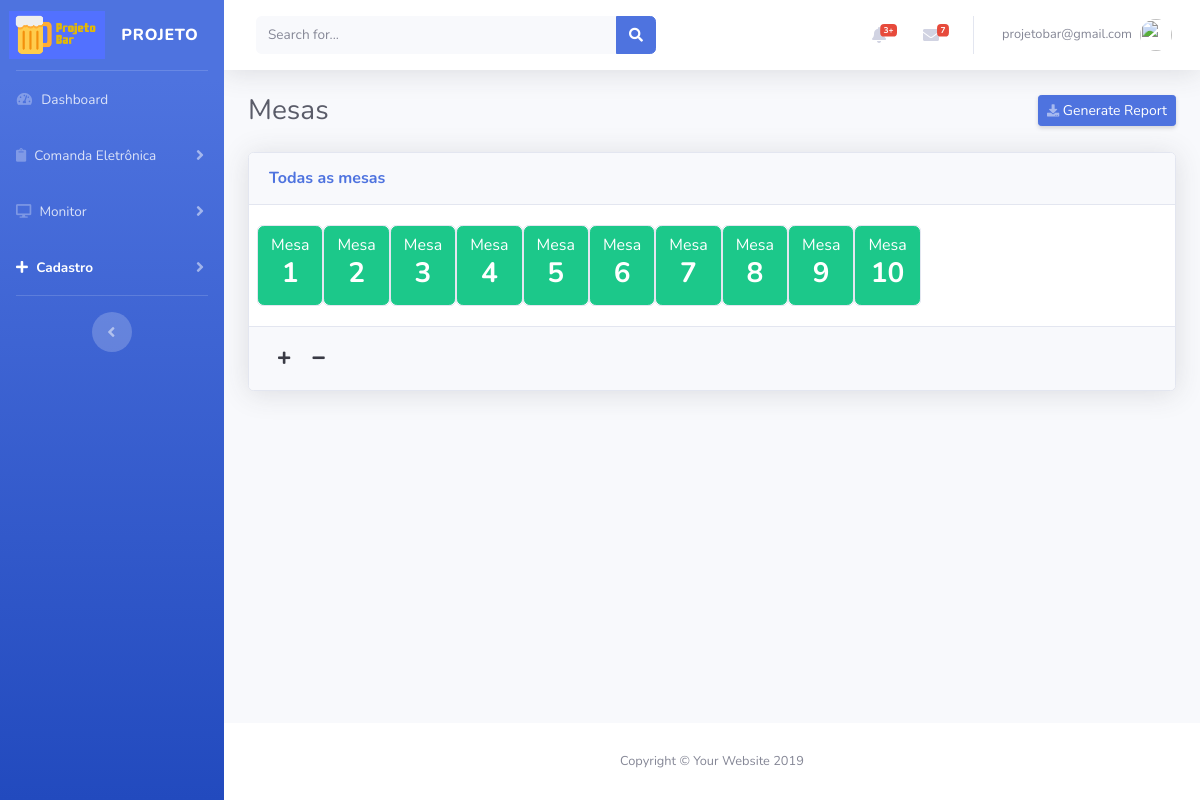
The app's page /views/mesas/Cadastrar.php (signed in), older data.
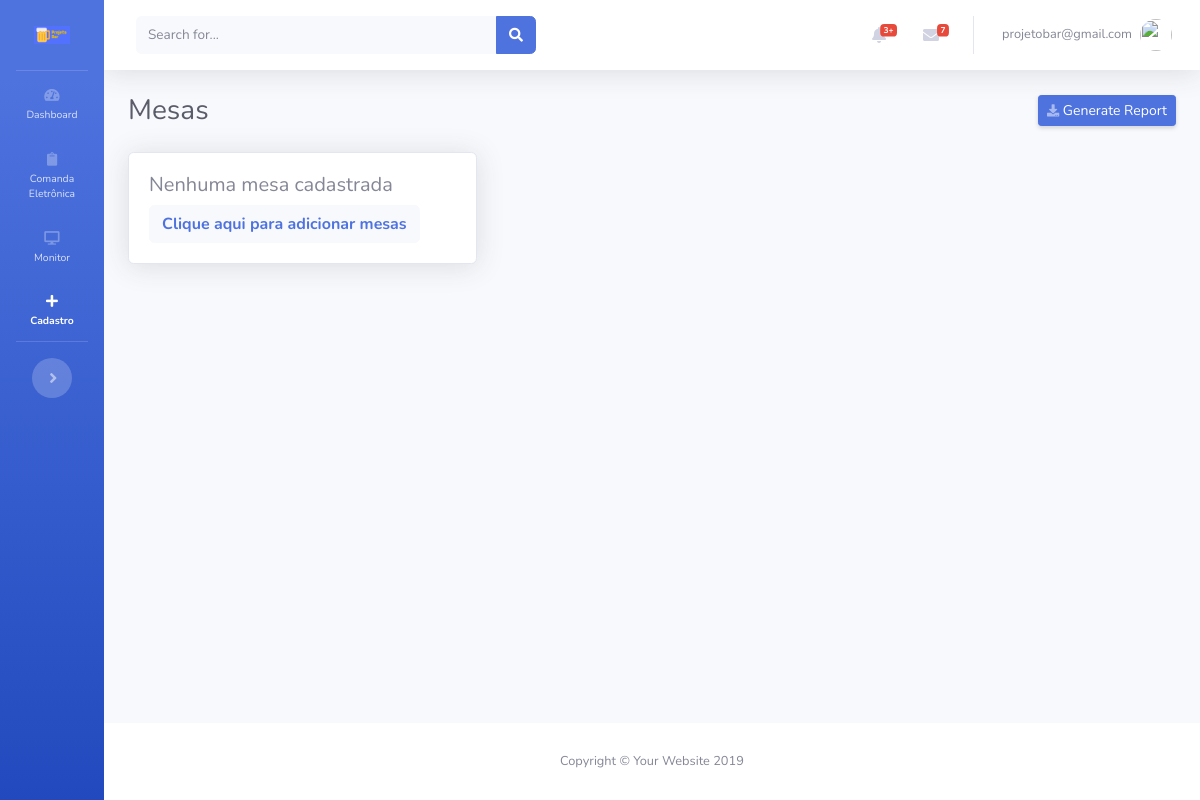
The same page, newer data.
### tables this page shows
CREATE TABLE IF NOT EXISTS `mesas` (
  `id` int(11) NOT NULL AUTO_INCREMENT,
  `num_mesa` int(11) NOT NULL,
  `status` varchar(100) NOT NULL,
  `usuario` int(11) NOT NULL,
  `cadastro` datetime NOT NULL,
  `modificado` datetime NOT NULL,
  PRIMARY KEY (`id`)
);

### config.php (called while the page is built, shortened)
<?php
$app_name= 'PROJETO';
$app_token= 'appbar1';

### controllers/sidebar/ControllerSidebarToggle.php (called while the page is built)
<?php
$sqlCosultaToggle="SELECT * FROM sidebar WHERE id_usuario = '".$_SESSION['id'.$app_token]."' LIMIT 1";
$resultCosultaToggle=mysqli_query($conecta,$sqlCosultaToggle);
$CosultaToggle=mysqli_fetch_assoc($resultCosultaToggle);

### views/mesas/templates/FormularioExibir.php (the view, shortened to what this page needs)
<?php
$verificaMesasExistente = "SELECT count(id) count FROM mesas";
$result=mysqli_query($conecta,$verificaMesasExistente);
$qtd_mesas=mysqli_fetch_assoc($result);
if ( $qtd_mesas['count'] > 0 ) {
  $sql="SELECT * FROM mesas ORDER BY num_mesa ASC";
  if ($result=mysqli_query($conecta,$sql))
  {
    ?>
    <div class="card shadow mb-12">
      <div class="card-header py-3">
        <h6 class="m-0 font-weight-bold text-primary">Todas as mesas</h6>
      </div>
      <div class="card-body">
        <div class="row">
          <?php  while ($row=mysqli_fetch_assoc($result)) { ?>
          <div class="card" >
            <button class="btn btn-success btn-block">
              Mesa
              <h3><b><?=$row['num_mesa'];?></b></h3>
            </button>
          </div>
          <?php } ?>
      </div>
     </div>
      <div class="card-footer py-3">
       <button class="btn btn-sm btn-light" id="btnAdicionarMesa"><i class="fas fa-plus"></i></button>
       <button class="btn btn-sm btn-light" id="btnRemoverMesa"><i class="fas fa-minus"></i></button>
     </div>
   </div>
   <?php
 }
} else {
  ?>
  <div class="card shadow col-sm-4 col-mb-4 col-xl-4">
    <div class="card-body">
      <div class="row">
        <h5>Nenhuma mesa cadastrada</h5>
      </div>
      <div class="row">
        <button class="btn btn btn-light font-weight-bold text-primary" id="btnAdicionarMesa">Clique aqui para adicionar mesas</button>
      </div>
    </div>
  </div>
  <?php
}

### inc/header.php (shortened to what this page needs)
<!DOCTYPE html>
<html lang="pt-br">
<head>
  <link href="<?php echo BASEURL; ?>vendor/fontawesome-free/css/all.min.css" rel="stylesheet" type="text/css">
  <link href="<?php echo BASEURL; ?>css/sb-admin-2.css" rel="stylesheet">
  <link href="<?php echo BASEURL;?>vendor/alertify/css/alertify.min.css" rel="stylesheet">
</head>
  <?php include_once($ControllerSidebarToggle); ?>

### views/mesas/Cadastrar.php (shortened to what this page needs)
<?php
$app_item="cadastro";
$app_page_name="mesas";
include ('../../config.php');
include('../../inc/header.php');
?>
<body id="page-top">
  <div id="wrapper">
    <?php include('../../inc/sidebar.php'); ?>
    <div id="content-wrapper" class="d-flex flex-column">
      <div id="content">
       <?php include('../../inc/topbar.php'); ?>
       <div class="container-fluid">
        <div class="d-sm-flex align-items-center justify-content-between mb-4">
          <h1 class="h3 mb-0 text-gray-800"><?php echo ucfirst($app_page_name); ?></h1>
          <a href="#" class="d-none d-sm-inline-block btn btn-sm btn-primary shadow-sm"><i class="fas fa-download fa-sm text-white-50"></i> Generate Report</a>
        </div>
        <div id="contentTemplateMaster">
         <?php include ('templates/TemplateMaster.php'); ?>
       </div>
     </div>
   </div>
 </div>
</div>
<?php include('../../inc/footer.php'); ?>

### inc/sidebar.php (shortened to what this page needs)
    <ul class="navbar-nav bg-gradient-primary sidebar sidebar-dark accordion  <?php echo $CosultaToggle['status']; ?>" id="accordionSidebar">
      <a class="sidebar-brand d-flex align-items-center justify-content-center" href="<?php echo BASEURL.'index.php'; ?>">
        <img src="<?php echo BASEURL;?>img/logo_azul_small.png" width="50%">
      <div class="sidebar-brand-text mx-3"><?php echo $app_name; ?></div>
    </a>
    <hr class="sidebar-divider my-0">
    <li class="nav-item <?php if($app_item=='dashboard'){echo 'active';} else {'';} ?>">
      <a class="nav-link" href="<?php echo BASEURL.'index.php'; ?>">
        <i class="fas fa-fw fa-tachometer-alt"></i>
        <span>Dashboard</span></a>
      </li>
      <li class="nav-item <?php if($app_item=='comanda eletronica'){echo 'active';} else {'';} ?>">
        <a class="nav-link collapsed" href="#" data-toggle="collapse" data-target="#collapsePage1" aria-expanded="true" aria-controls="collapsePages">
          <i class="fas fa-clipboard"></i>
          <span>Comanda Eletrônica</span>
        </a>
    </li>
    <li class="nav-item <?php if($app_item=='monitor'){echo 'active';} else {'';} ?>">
      <a class="nav-link collapsed" href="#" data-toggle="collapse" data-target="#collapsePage2" aria-expanded="true" aria-controls="collapsePages">
        <i class="fas fa-desktop"></i>
        <span>Monitor</span>
      </a>
  </li>
  <li class="nav-item <?php if($app_item=='cadastro'){echo 'active';} else {'';} ?>">
    <a class="nav-link collapsed" href="#" data-toggle="collapse" data-target="#collapsePages3" aria-expanded="true" aria-controls="collapsePages">
      <i class="fas fa-plus"></i>
      <span>Cadastro</span>
    </a>
</li>
  <hr class="sidebar-divider d-none d-md-block">
  <div class="text-center d-none d-md-inline">
    <button class="rounded-circle border-0 sidebarToggle" id="sidebarToggle" name="sidebarToggle"></button>
  </div>
</ul>

### inc/topbar.php (shortened to what this page needs)
<nav class="navbar navbar-expand navbar-light bg-white topbar mb-4 static-top shadow">
  <form class="d-none d-sm-inline-block form-inline mr-auto ml-md-3 my-2 my-md-0 mw-100 navbar-search">
    <div class="input-group">
      <input type="text" class="form-control bg-light border-0 small" placeholder="Search for..." aria-label="Search" aria-describedby="basic-addon2">
      <div class="input-group-append">
        <button class="btn btn-primary" type="button">
          <i class="fas fa-search fa-sm"></i>
        </button>
      </div>
    </div>
  </form>
  <ul class="navbar-nav ml-auto">
    <li class="nav-item dropdown no-arrow mx-1">
      <a class="nav-link dropdown-toggle" href="#" id="alertsDropdown" role="button" data-toggle="dropdown" aria-haspopup="true" aria-expanded="false">
        <i class="fas fa-bell fa-fw"></i>
        <span class="badge badge-danger badge-counter">3+</span>
      </a>
    </li>
    <li class="nav-item dropdown no-arrow mx-1">
      <a class="nav-link dropdown-toggle" href="#" id="messagesDropdown" role="button" data-toggle="dropdown" aria-haspopup="true" aria-expanded="false">
        <i class="fas fa-envelope fa-fw"></i>
        <span class="badge badge-danger badge-counter">7</span>
      </a>
    </li>
    <li class="nav-item dropdown no-arrow">
      <a class="nav-link dropdown-toggle" href="#" id="userDropdown" role="button" data-toggle="dropdown" aria-haspopup="true" aria-expanded="false">
        <span class="mr-2 d-none d-lg-inline text-gray-600 small"><?php echo $_SESSION['login'.$app_token]; ?></span>
        <img class="img-profile rounded-circle" src="https://source.unsplash.com/QAB-WJcbgJk/60x60">
      </a>
    </li>
  </ul>
</nav>

### views/mesas/templates/TemplateMaster.php (shortened to what this page needs)
<?php
$FormularioExibir = $_SERVER['DOCUMENT_ROOT'];
$FormularioExibir .= BASEURL . "views/mesas/templates/FormularioExibir.php";
?>
<div class="row">
<div class="col-xl-12 col-lg-12">
<?php include ($FormularioExibir); ?>

### inc/footer.php (shortened to what this page needs)
      <footer class="sticky-footer bg-white">
        <div class="container my-auto">
          <div class="copyright text-center my-auto">
            <span>Copyright &copy; Your Website 2019</span>
          </div>
        </div>
      </footer>
    </div>
  </div>
</body>
</html>

Row changes from the older to the newer data that the page shows:
removed mesas: num_mesa "1"
removed mesas: num_mesa "2"
removed mesas: num_mesa "3"
removed mesas: num_mesa "4"
removed mesas: num_mesa "5"
removed mesas: num_mesa "6"
removed mesas: num_mesa "7"
removed mesas: num_mesa "8"
removed mesas: num_mesa "9"
removed mesas: num_mesa "10"
Text that changed along with them:
$app_name: "PROJETO" → (not shown)
text no longer shown: "Todas as mesas"
text now shown: "Nenhuma mesa cadastrada Clique aqui para adicionar mesas"
